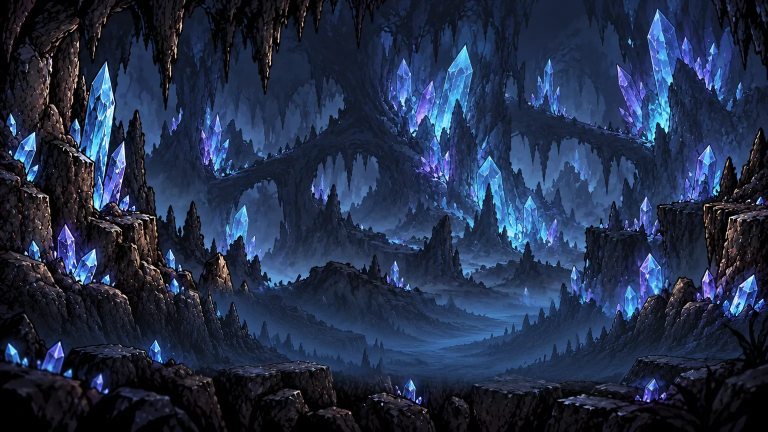
#> input picture assets/visuals/biomes/deep-underground-ravine-v1.webp, 1536 x 864 px (shown at 1/2 size); its folder holds 6 pictures in this run
$ python crystals-passage.py
#> lines starting #> are read from the running program, lines starting #| are printed output that depends on the picture
"""Render the Sentinel's broken facets opening on the Ashlands."""
from pathlib import Path
import subprocess
import numpy as np
from PIL import Image, ImageOps

assets = Path(__file__).resolve().parents[1] / "assets"
width, height = 672, 400
def backdrop(name):
#> called with name = 'deep-underground-ravine-v1.webp'
    image = Image.open(assets / "visuals" / "biomes" / name).convert("RGB")
#> image is the input picture: PIL image 1536x864 RGB; mean R, G, B 34.3, 46.7, 73.4
    return np.asarray(ImageOps.fit(image, (width, height)), dtype=float)
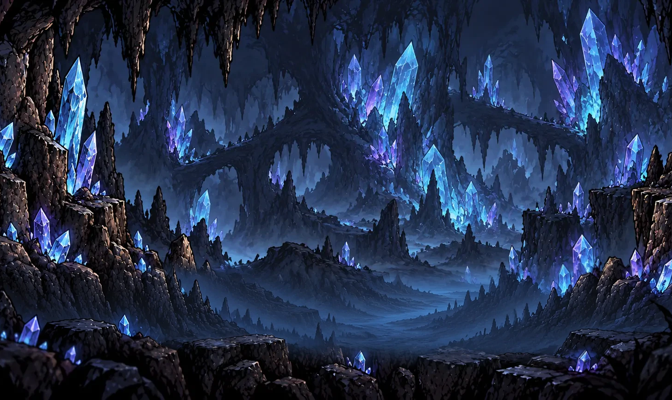
#> returned value: shape (400, 672, 3) float64; mean of channels 0, 1, 2 35.2, 48.2, 75.7; drawn as R, G, B

glass = backdrop("deep-underground-ravine-v1.webp")
ash = backdrop("ashlands-ravine-v1.webp")
#> call 2 of backdrop, with name = 'ashlands-ravine-v1.webp'
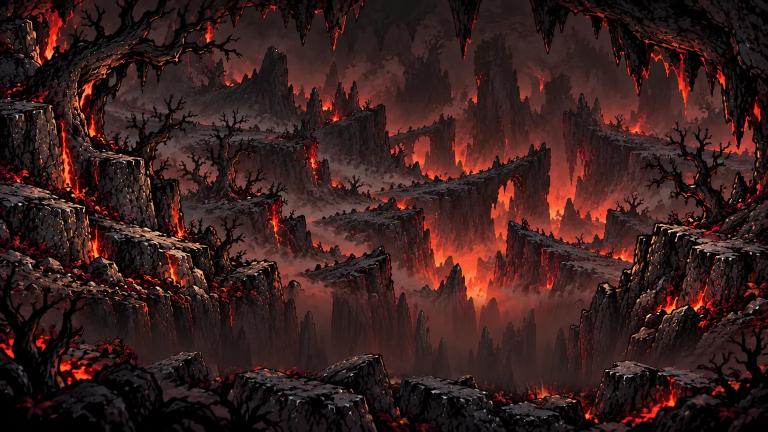
#> input picture assets/visuals/biomes/ashlands-ravine-v1.webp, 1536 x 864 px (shown at 1/2 size)
#> in backdrop, image is the input picture: PIL image 1536x864 RGB; mean R, G, B 57, 30.7, 29.1
#> in backdrop (call 2), `return np.asarray(ImageOps.fit(image, (width, height)), dtype=float)`:
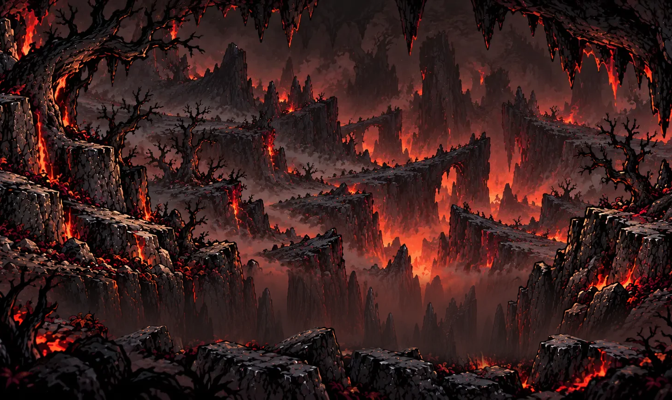
#> returned value: shape (400, 672, 3) float64; mean of channels 0, 1, 2 58.4, 31.5, 29.7; drawn as R, G, B
y, x = np.mgrid[:height, :width]
seam = np.interp(np.arange(height), [0, 74, 163, 228, 342, 399], [305, 325, 294, 344, 315, 330])[:, None]
#> (the run stopped early here; a loop or call above may not have finished)
